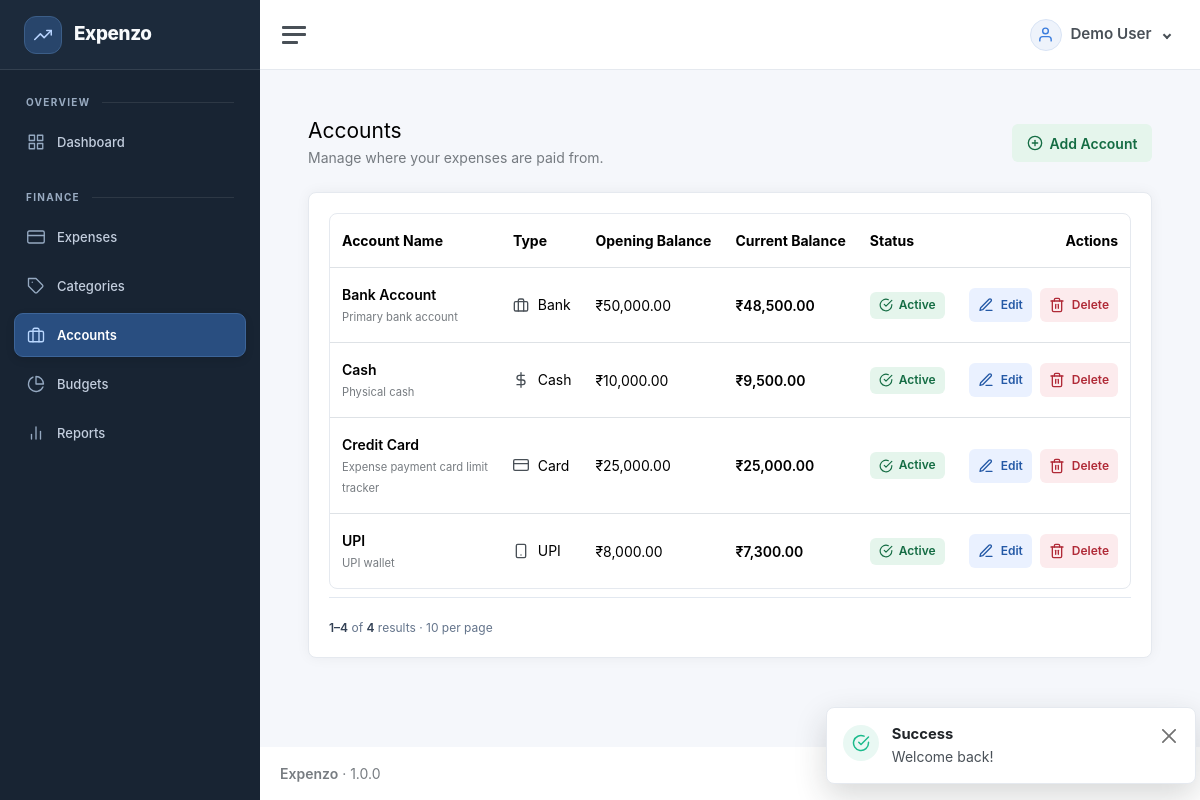
Page /accounts (signed in) on the committed database.
### tables this page shows
CREATE TABLE users (
  id BIGINT UNSIGNED AUTO_INCREMENT PRIMARY KEY,
  name VARCHAR(120) NOT NULL,
  email VARCHAR(190) NOT NULL UNIQUE,
  password_hash VARCHAR(255) NOT NULL,
  status ENUM('active','inactive') NOT NULL DEFAULT 'active',
  created_at DATETIME NOT NULL DEFAULT CURRENT_TIMESTAMP,
  updated_at DATETIME NOT NULL DEFAULT CURRENT_TIMESTAMP ON UPDATE CURRENT_TIMESTAMP,
  INDEX idx_users_status(status)
);

CREATE TABLE accounts (
  id BIGINT UNSIGNED AUTO_INCREMENT PRIMARY KEY,
  user_id BIGINT UNSIGNED NOT NULL,
  name VARCHAR(120) NOT NULL,
  type VARCHAR(60) NOT NULL,
  opening_balance DECIMAL(15,2) NOT NULL DEFAULT 0,
  current_balance DECIMAL(15,2) NOT NULL DEFAULT 0,
  description TEXT NULL,
  status ENUM('active','inactive') NOT NULL DEFAULT 'active',
  created_at DATETIME NOT NULL DEFAULT CURRENT_TIMESTAMP,
  updated_at DATETIME NOT NULL DEFAULT CURRENT_TIMESTAMP ON UPDATE CURRENT_TIMESTAMP,
  UNIQUE KEY uq_accounts_user_name(user_id, name),
  INDEX idx_accounts_user_status(user_id, status),
  FOREIGN KEY(user_id) REFERENCES users(id) ON DELETE CASCADE
);

### resources/views/accounts/index.php (the view, shortened to what the rows shown need)
<?php
$module = 'accounts';
require dirname(__DIR__).'/partials/page-header.php';
?>
<div class="card"><div class="card-body">
<div class="table-responsive" role="region" aria-label="Accounts table" tabindex="0"><table class="table crud-table mb-0">
<thead><tr><?php if (is_adminish()): ?><th scope="col">User</th><?php endif; ?><th scope="col">Account Name</th><th scope="col">Type</th><th scope="col">Opening Balance</th><th scope="col">Current Balance</th><th scope="col">Status</th><th scope="col" class="text-end">Actions</th></tr></thead>
<tbody>
<?php foreach ($rows as $r): ?>
<tr>
<td><div class="fw-semibold"><?=e($r['name'])?></div><small class="text-muted table-description"><?=e($r['description'] ?? '')?></small></td>
<td><?=account_type_label($r['type'] ?? '')?></td><td class="text-nowrap"><?=money($r['opening_balance'])?></td><td class="fw-semibold text-nowrap"><?=money($r['balance'])?></td>
<td><span class="status-badge status-badge--<?=in_array($r['status'], ['active', 'posted'], true) ? 'success' : 'neutral'?>"><i data-feather="<?=in_array($r['status'], ['active', 'posted'], true) ? 'check-circle' : 'pause-circle'?>" aria-hidden="true"></i><?=e(ucfirst($r['status']))?></span></td>
<td><?php $rowId = $r['id']; $rowName = $r['name']; $owned = (int)$r['user_id'] === (int)\App\Core\Session::get('user_id'); $mayEdit = $owned && can('accounts.edit'); $mayDelete = $owned && can('accounts.delete'); require dirname(__DIR__).'/partials/row-actions.php'; ?></td>
</tr>
<?php endforeach; ?>
</tbody></table></div>
<?php $total = $data['total']; $page = $data['page']; $per = $data['per']; require dirname(__DIR__).'/partials/pagination.php'; ?>
</div></div>

### app/Helpers/helpers.php (shortened to what the rows shown need)
<?php
function e(mixed $v):string{return htmlspecialchars((string)$v,ENT_QUOTES,'UTF-8');}
function url(string $path=''):string{$base=rtrim(str_replace('\\','/',dirname($_SERVER['SCRIPT_NAME']??'')),'/'); if($base==='/'||$base==='.')$base=''; return $base.'/'.ltrim($path,'/');}
function asset(string $path):string{
    $relative = ltrim($path, '/');
    $file = dirname(__DIR__,2).'/public/assets/'.$relative;
    return url('assets/'.$relative).(is_file($file) ? '?v='.filemtime($file) : '');
}
function auth_user():?array{return Session::get('user');}
function can(string $permission):bool{return in_array($permission,Session::get('permissions',[]),true);}
function app_setting(string $key, mixed $default = null): mixed
{
    static $settings = null;
    if ($settings === null) {
        $settings = [];
        try {
            $rows = \App\Core\Database::connection()->query('SELECT setting_key, setting_value FROM settings')->fetchAll();
            foreach ($rows as $row) $settings[$row['setting_key']] = $row['setting_value'];
        } catch (\Throwable $exception) {
            $settings = [];
        }
    }
    return $settings[$key] ?? $default;
}
function currency_code(): string
{
    $cfg = require dirname(__DIR__,2).'/config/app.php';
    return strtoupper(trim((string)app_setting('currency', $cfg['currency'] ?? 'INR')));
}
function money(float|int|string $amount):string{ $symbols=['INR'=>'₹','USD'=>'$','EUR'=>'€','GBP'=>'£']; $currency=currency_code(); return ($symbols[$currency]??$currency.' ').number_format((float)$amount,2);}
function account_type_icon(?string $type): string
{
    return match (strtolower(trim((string)$type))) {
        'cash' => 'dollar-sign',
        'bank' => 'briefcase',
        'card', 'credit card', 'debit card' => 'credit-card',
        'upi' => 'smartphone',
        'wallet' => 'pocket',
        default => 'credit-card',
    };
}
function account_type_label(?string $type, ?string $name = null): string
{
    $type = trim((string)$type);
    $label = trim((string)$name) !== '' ? trim((string)$name) : ($type !== '' ? $type : 'Account');
    return '<span class="inline-icon-text"><i data-feather="'.e(account_type_icon($type)).'" aria-hidden="true"></i>'.e($label).'</span>';
}
function landing_path():string {
    foreach (['dashboard','expenses','categories','accounts','budgets','reports','users','roles','settings'] as $module) {
        if(can($module.'.view')) return '/'.$module;
    }
    return '/dashboard';
}
function pagination_size(): int
{
    $size = filter_var(app_setting('pagination_size', 10), FILTER_VALIDATE_INT, ['options' => ['min_range' => 1, 'max_range' => 100]]);
    return $size === false ? 10 : $size;
}

### resources/views/partials/row-actions.php (shortened to what the rows shown need)
<div class="table-actions">
    <?php $confirmEntity = ['categories' => 'Category', 'accounts' => 'Account', 'budgets' => 'Budget', 'expenses' => 'Expense', 'users' => 'User', 'roles' => 'Role'][$module] ?? 'Record'; ?>
    <?php if ($mayEdit): ?><a class="action-button action-button--primary btn btn-sm btn-outline-primary" href="<?=e(url($module.'/'.$rowId.'/edit'))?>"><i data-feather="edit-3" aria-hidden="true"></i>Edit<span class="visually-hidden"> <?=e($rowName)?></span></a><?php endif; ?>
    <?php if ($mayDelete): ?>
    <form method="post" action="<?=e(url($module.'/'.$rowId.'/delete'))?>" data-confirm-title="Delete <?=e($confirmEntity)?>" data-confirm-subtitle="This action cannot be undone." data-confirm-message="Deleting <?=e($rowName)?> will permanently remove this record. If it is already used by other records, the system may block deletion and you should deactivate it instead." data-confirm-button="Delete">
        <?=csrf_field()?><button type="submit" class="action-button action-button--danger btn btn-sm btn-outline-danger"><i data-feather="trash-2" aria-hidden="true"></i>Delete<span class="visually-hidden"> <?=e($rowName)?></span></button>
    </form>
    <?php endif; ?>
</div>

### app/Core/Router.php (shortened to what the rows shown need)
<?php
final class Router { private array $routes=[];
 private function add(string $method,string $path,string $handler):void{$this->routes[] = compact('method','path','handler');}
 public function dispatch(Request $request):void{foreach($this->routes as $r){if($r['method']!==$request->method())continue;$pattern=preg_replace('#\\{([a-zA-Z_][a-zA-Z0-9_]*)\\}#','(?P<$1>[^/]+)',str_replace('/','\/',$r['path']));if(preg_match('#^'.$pattern.'$#',$request->path(),$m)){[$class,$method]=explode('@',$r['handler']);$controller=new $class();$params=[];foreach($m as $k=>$v)if(!is_int($k))$params[]=$v; $controller->$method($request,...$params);return;}} Response::status(404); View::render('errors/404',[], 'app');}
}

### resources/views/layouts/app.php (shortened to what the rows shown need)
<?php
$sidebarPath = rtrim((new \App\Core\Request())->path(), '/') ?: '/';
$navigation = [
    'Overview' => ['dashboard' => ['Dashboard', 'grid', 'dashboard.view']],
    'Finance' => [
        'expenses' => ['Expenses', 'credit-card', 'expenses.view'],
        'categories' => ['Categories', 'tag', 'categories.view'],
        'accounts' => ['Accounts', 'briefcase', 'accounts.view'],
        'budgets' => ['Budgets', 'pie-chart', 'budgets.view'],
        'reports' => ['Reports', 'bar-chart-2', 'reports.view'],
    ],
    'Administration' => [
        'users' => ['Users', 'users', 'users.view'],
        'roles' => ['Roles & Permissions', 'shield', 'roles.view'],
        'audit-logs' => ['Audit Logs', 'activity', 'audit.view'],
        'settings' => ['Settings', 'settings', 'settings.view'],
    ],
];
$currentUser = auth_user() ?? [];
$currentUserName = $currentUser['name'] ?? 'User';
?>
<!doctype html>
<html lang="en">
<head>
    <link href="<?= asset('app.css') ?>" rel="stylesheet">
    <link href="<?= asset('crud.css') ?>" rel="stylesheet">
</head>
<body>
    <div class="wrapper">
        <nav id="sidebar" class="sidebar js-sidebar" aria-label="Main navigation">
            <div class="sidebar-content js-simplebar">
                <a class="sidebar-brand app-sidebar-brand" href="<?= e(url(landing_path())) ?>"><span class="sidebar-brand-mark"><i data-feather="trending-up" aria-hidden="true"></i></span><span class="align-middle brand-mini"><?= e(APP_NAME) ?></span></a>
                <ul class="sidebar-nav">
                    <?php foreach ($navigation as $group => $items):
                        $visible = array_filter($items, static fn(array $item): bool => can($item[2]));
                        if (!$visible)
                            continue;
                        ?>
                        <li class="sidebar-header"><?= e($group) ?></li>
                        <?php foreach ($visible as $section => [$label, $icon, $permission]):
                            $active = $sidebarPath === '/' . $section || str_starts_with($sidebarPath, '/' . $section . '/') || ($section === 'dashboard' && $sidebarPath === '/');
                            ?>
                            <li class="sidebar-item <?= $active ? 'active' : '' ?>"><a class="sidebar-link"
                                    href="<?= e(url($section)) ?>" <?= $active ? 'aria-current="page"' : '' ?>><i aria-hidden="true" class="align-middle" data-feather="<?= e($icon) ?>"></i><span
                                        class="align-middle"><?= e($label) ?></span></a></li>
                        <?php endforeach; endforeach; ?>
                </ul>
            </div>
        </nav>
        <div class="main">
            <nav class="navbar navbar-expand navbar-light navbar-bg">
                <a class="sidebar-toggle js-sidebar-toggle" role="button" tabindex="0" aria-label="Toggle navigation"><i
                        class="hamburger align-self-center"></i></a>
                <div class="navbar-collapse collapse">
                    <ul class="navbar-nav navbar-align">
                        <li class="nav-item dropdown">
                            <a class="nav-link user-menu-toggle dropdown-toggle" href="#" data-bs-toggle="dropdown"
                                aria-expanded="false">
                                <span class="user-menu-avatar"><i data-feather="user"></i></span>
                                <span class="user-menu-name"><?= e($currentUserName) ?></span>
                            </a>
                        </li>
                    </ul>
                </div>
            </nav>
            <main class="content">
                <div class="container-fluid p-0">
                    <?= $content ?>
                </div>
            </main>
            <footer class="footer">
                <div class="container-fluid">
                    <div class="row text-muted">
                        <div class="col-6 text-start">
                            <p class="mb-0"><strong><?= e(APP_NAME) ?></strong> &middot; <?= APP_VERSION ?></p>
                        </div>
                        <div class="col-6 text-end">All Rights Reserved &copy; <?= date('Y') ?></div>
                    </div>
                </div>
            </footer>
        </div>
    </div>
    <?php require dirname(__DIR__).'/partials/toasts.php'; ?>
</body>
</html>

### rows in the picture
users: name "Demo User"
accounts: name "Bank Account", description "Primary bank account", type "Bank", opening_balance "₹50,000.00", balance "₹48,500.00", status "Active"
accounts: name "Cash", description "Physical cash", type "Cash", opening_balance "₹10,000.00", balance "₹9,500.00", status "Active"
accounts: name "Credit Card", description "Expense payment card limit tracker", type "Card", opening_balance "₹25,000.00", balance "₹25,000.00", status "Active"
accounts: name "UPI", description "UPI wallet", type "UPI", opening_balance "₹8,000.00", balance "₹7,300.00", status "Active"

### other values in the picture
$group "OVERVIEW"
$label "Dashboard"
$group "FINANCE"
$label "Expenses"
$label "Categories"
$label "Accounts"
$label "Budgets"
$label "Reports"
$toast['label'] "Success"
$toast['message'] "Welcome back!"
